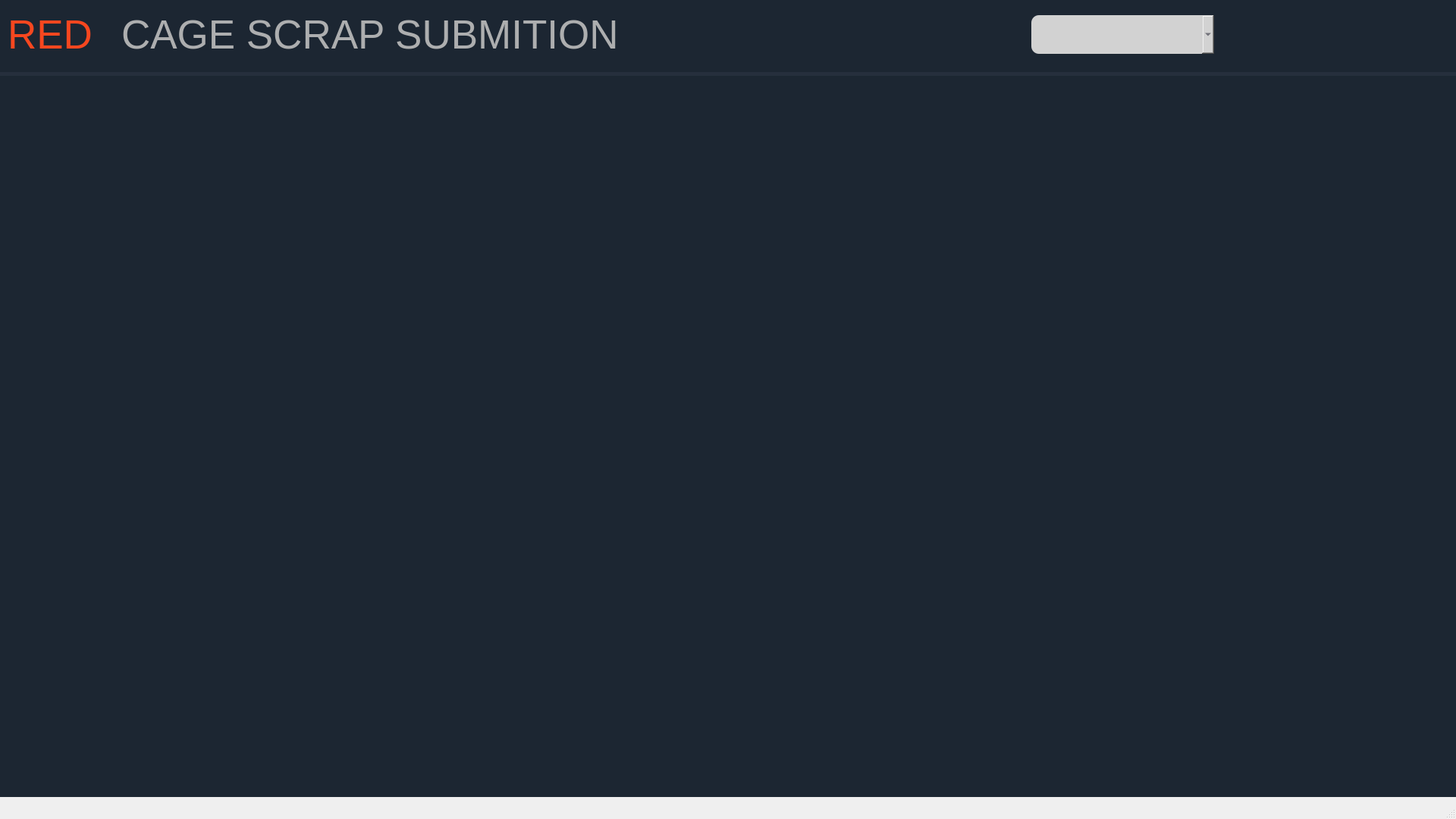
<?xml version="1.0" encoding="UTF-8"?>
<ui version="4.0">
 <class>MainWindow</class>
 <widget class="QMainWindow" name="MainWindow">
  <property name="geometry">
   <rect>
    <x>0</x>
    <y>0</y>
    <width>1920</width>
    <height>1080</height>
   </rect>
  </property>
  <property name="windowTitle">
   <string>MainWindow</string>
  </property>
  <widget class="QWidget" name="centralwidget">
   <widget class="QWidget" name="widget" native="true">
    <property name="geometry">
     <rect>
      <x>0</x>
      <y>0</y>
      <width>1920</width>
      <height>131</height>
     </rect>
    </property>
    <property name="styleSheet">
     <string notr="true">background-color: #1c2632;</string>
    </property>
    <widget class="QLabel" name="label_red">
     <property name="geometry">
      <rect>
       <x>10</x>
       <y>10</y>
       <width>151</width>
       <height>71</height>
      </rect>
     </property>
     <property name="font">
      <font>
       <pointsize>40</pointsize>
      </font>
     </property>
     <property name="styleSheet">
      <string notr="true">color: #f7471f;</string>
     </property>
     <property name="text">
      <string>RED</string>
     </property>
    </widget>
    <widget class="QLabel" name="label_cage_scrap_submition">
     <property name="geometry">
      <rect>
       <x>160</x>
       <y>10</y>
       <width>881</width>
       <height>71</height>
      </rect>
     </property>
     <property name="font">
      <font>
       <pointsize>40</pointsize>
      </font>
     </property>
     <property name="styleSheet">
      <string notr="true">color: #adaeaf;</string>
     </property>
     <property name="text">
      <string>CAGE SCRAP SUBMITION</string>
     </property>
    </widget>
    <widget class="QComboBox" name="combo_box_team">
     <property name="geometry">
      <rect>
       <x>1360</x>
       <y>20</y>
       <width>241</width>
       <height>51</height>
      </rect>
     </property>
     <property name="styleSheet">
      <string notr="true">background-color: #d2d2d2;
border-radius: 10px;
color: #393a46;
font-family: Century Gothic;
font-size: 30px;</string>
     </property>
    </widget>
    <widget class="QLabel" name="label_logo">
     <property name="geometry">
      <rect>
       <x>1630</x>
       <y>20</y>
       <width>291</width>
       <height>51</height>
      </rect>
     </property>
     <property name="text">
      <string/>
     </property>
     <property name="pixmap">
      <pixmap>../RESOURCES/IMAGES/logo_350x45_m75percent.png</pixmap>
     </property>
    </widget>
    <widget class="Line" name="line_separation_header_content">
     <property name="geometry">
      <rect>
       <x>0</x>
       <y>95</y>
       <width>1920</width>
       <height>5</height>
      </rect>
     </property>
     <property name="font">
      <font>
       <pointsize>5</pointsize>
      </font>
     </property>
     <property name="autoFillBackground">
      <bool>false</bool>
     </property>
     <property name="styleSheet">
      <string notr="true">background-color: #262f3d;</string>
     </property>
     <property name="lineWidth">
      <number>0</number>
     </property>
     <property name="midLineWidth">
      <number>-16</number>
     </property>
     <property name="orientation">
      <enum>Qt::Horizontal</enum>
     </property>
    </widget>
   </widget>
   <widget class="QWidget" name="widget_content" native="true">
    <property name="geometry">
     <rect>
      <x>0</x>
      <y>100</y>
      <width>1920</width>
      <height>951</height>
     </rect>
    </property>
    <property name="styleSheet">
     <string notr="true">background-color: #1c2632;</string>
    </property>
   </widget>
  </widget>
  <widget class="QMenuBar" name="menubar">
   <property name="geometry">
    <rect>
     <x>0</x>
     <y>0</y>
     <width>1920</width>
     <height>26</height>
    </rect>
   </property>
  </widget>
  <widget class="QStatusBar" name="statusbar"/>
 </widget>
 <resources/>
 <connections/>
</ui>
